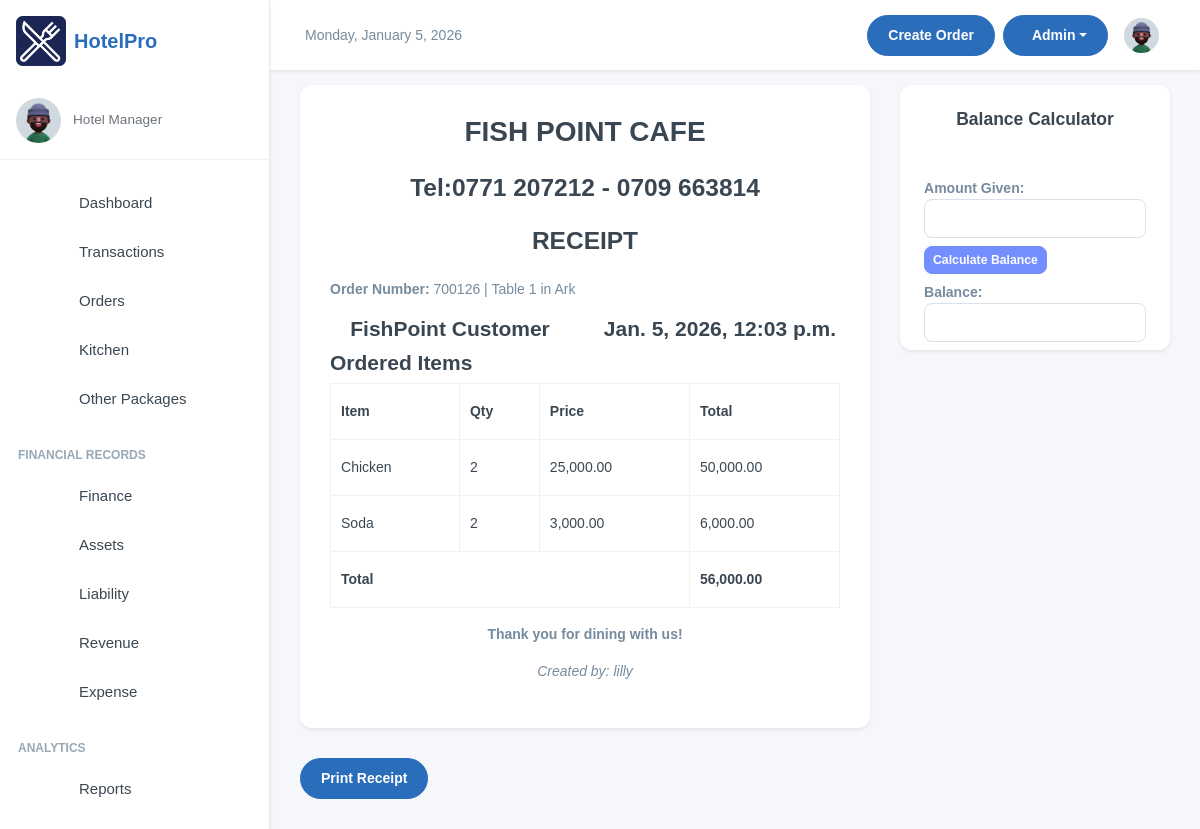
/manager/orders_transactions/8/ (signed in), run on the app's committed database.
### inventory/models.py (models this page shows, shortened)
class OrderTransaction(models.Model):
    pay_mode = (
        ("NO PAYMENT", "NO PAYMENT"),
        ("CASH", "CASH"),
        ("MOMO PAY", "MOMO PAY"),
        ("AIRTEL PAY", "AIRTEL PAY"),
        ("BANK CARD", "BANK CARD"),
    )
    random_id = models.CharField(max_length=6, unique=True, editable=False, default=generate_random_id)
    customer_name = models.CharField(max_length=255, blank=True, null=True, default="FishPoint Customer")
    served_by = models.CharField(
        max_length=255, blank=True, null=True, default="Waitress")
    dining_area = models.ForeignKey(DiningArea, on_delete=models.SET_NULL, null=True, blank=True)
    table = models.ForeignKey(Table, on_delete=models.SET_NULL, null=True, blank=True )
    special_notes = models.TextField(default="Null")
    created = models.DateTimeField(default=now, blank=True, null=True)
    payment_mode = models.CharField(default="NO PAYMENT", max_length=50, choices=pay_mode)
    transaction_id = models.CharField(blank=True, null=True, max_length=100)
    created_by = models.ForeignKey(User, on_delete=models.SET_NULL, null=True, blank=True)
    updated = models.DateField(auto_now=True, blank=True, null=True)
    class Meta:
        ordering = ['-created']

class Table(models.Model):
    table_number = models.IntegerField()
    dining_area = models.ForeignKey(DiningArea, on_delete=models.CASCADE, related_name='tables')
    capacity = models.IntegerField()  # Number of seats at the table
    is_available = models.BooleanField(default=True)
    def __str__(self):
        return f"Table {self.table_number} in {self.dining_area.name}"

class DiningArea(models.Model):
    name = models.CharField(max_length=255)
    description = models.TextField(blank=True, null=True)

class OrderItem(models.Model):
    ORDER_TYPE_CHOICES = [
        ('Dine-In', 'Dine-In'),
        ('Take-Away', 'Take-Away'),
    ]
    SPECIAL_NOTES_CHOICES = [
        ('strongly spiced', 'strongly spiced'),
        ('midly spiced', 'midly spiced'),
       ( 'chips' , 'chips'),
       ('rice','rice'),
        ('posho', 'posho'),
       ( 'rice_posho','rice_posho' ),
        ('chips_rice', 'chips_rice'),
       ( 'rice_posho', 'rice_posho'),
        ('chips_posho', 'chips_posho')
    ]
    order = models.ForeignKey(OrderTransaction, on_delete=models.CASCADE, related_name='order_items')
    menu_item = models.ForeignKey(MenuItem, on_delete=models.CASCADE, null=True, blank=True)
    order_date = models.DateTimeField(default=now)
    customer_name = models.CharField(max_length=255, blank=True, null=True, default="FishPoint Customer")
    dining_area = models.ForeignKey(DiningArea, on_delete=models.SET_NULL, null=True, blank=True)
    table = models.ForeignKey(Table, on_delete=models.SET_NULL, null=True, blank=True)
    total_price =  models.DecimalField(max_digits=10, decimal_places=2, default=Decimal('0.00'))
    quantity = models.IntegerField(blank=True, null=True)
    status = models.CharField(
        max_length=50, default='Pending',
        choices=[('Pending', 'Pending'), ('Preparing', 'Preparing'), ('Cooked', 'Completed'), ('Served', 'Served'), ('Cancelled', 'Cancelled')]
    )
    special_notes = models.CharField(
        default="nothing",
        max_length=50, blank=True, null=True,
        choices=SPECIAL_NOTES_CHOICES
        )
    order_type = models.CharField(
        max_length=10,
        choices=ORDER_TYPE_CHOICES,
        default='Dine-In'
    )
    updated = models.DateField(auto_now=True, blank=True, null=True)
    class Meta:
        verbose_name = 'Order Item'
        verbose_name_plural = 'Order Items'
        ordering = ['-order_date']

class MenuItem(models.Model):
    category = models.ForeignKey(Category, on_delete=models.CASCADE, related_name="menu_items")
    name = models.CharField(max_length=100)
    description = models.TextField()
    price = models.DecimalField(max_digits=10, decimal_places=2, default=Decimal('0.00'))
    is_available = models.BooleanField(default=True)
    image_url = models.ImageField(blank=True, null=True, upload_to="menu_items")

### inventory/views.py (the view)
# urls.py: path('orders_transactions/<str:id>/', views.getOrderTransaction, name='get_orderTransaction'),
@login_required(login_url="/user/login/")
def getOrderTransaction(request, id):
    order = get_object_or_404(OrderTransaction, id=id)
    settings = Setting.objects.first()
    order_items = OrderItem.objects.filter(order=order)
    total_price = sum(item.total_price for item in order_items)
    context = {
        'order': order,
        'order_items': order_items,
        'total_price': total_price,
        'setting': settings  # Adding settings to context
    }
    return render(request, "getordertransactions.html", context)

### inventory/templates/getordertransactions.html (shortened to what this page needs)
{% extends 'base.html' %}
{% load humanize %}
{% block content %}
<div class="">
    <div class="card-body">
        <div class="row">
            <div id="receipt" class="col-md-8 mx-auto">
                <div class="card">
                    <div class="card-body">
                        <div>
                            <h2 class="text-center mb-4">FISH POINT CAFE</h2>
                            <h3 class="text-center mb-4">Tel:0771 207212 - 0709 663814</h3>
                        </div>
                        <h3 class="text-center mb-4">RECEIPT</h3>
                        <p><strong>Order Number:</strong> {{ order.random_id }} | {{ order.table }}</p>
                        <div class="row">
                            <div class="col-6">
                                <h4 class="text-center">{{ order.customer_name }}</h4>
                            </div>
                            <div class="col-6 ">
                                <h4 class="text-center">{{ order.created }}</h4>
                            </div>
                        </div>
                        <h4>Ordered Items</h4>
                        <table class="table table-bordered">
                            <thead>
                                <tr>
                                    <th>Item</th>
                                    <th>Qty</th>
                                    <th>Price</th>
                                    <th>Total</th>
                                </tr>
                            </thead>
                            <tbody>
                                {% for item in order_items %}
                                <tr>
                                    <td>{{ item.menu_item.name }}</td>
                                    <td>{{ item.quantity }}</td>
                                    <td>{{ item.menu_item.price|intcomma }}</td>
                                    <td>{{ item.total_price|intcomma }}</td>
                                </tr>
                                {% endfor %}
                                <tr>
                                    <td colspan="3" class="text-right"><strong>Total</strong></td>
                                    <td><strong>{{ total_price|intcomma }}</strong></td>
                                </tr>
                            </tbody>
                        </table>
                        <div class="text-center">
                            <p><strong>Thank you for dining with us!</strong></p>
                            <p><em>Created by: {{ order.created_by.username }}</em></p>
                        </div>
                    </div>
                </div>
                <div class="row mt-3">
                    <div class="col-auto">
                        <button onclick="printReceiptDiv()" class="btn btn-primary no-print">Print Receipt</button>
                    </div>
                </div>
            </div>
            <div class="col-md-4">
                <div class="card">
                    <h5 class="text-center my-4">Balance Calculator</h5>
                    <div class="mx-4">
                        <div class="mt-4">
                            <label class="fw-bold" for="amountGiven">Amount Given:</label>
                            <input type="number" id="amountGiven" class="form-control">
                        </div>
                        <div class="mt-2">
                            <button type="button" class="btn btn-sm btn-primary" onclick="calculateBalance()" disabled>
                                Calculate Balance
                            </button>
                        </div>
                        <div class="my-2">
                            <label class="fw-bold" for="balance">Balance:</label>
                            <input type="text" id="balance" class="form-control" readonly>
                        </div>
                    </div>
                </div>
            </div>
        </div>
    </div>
</div>
{% endblock content %}

### templates/base.html (style rules this page uses)
:root { --primary-color: #2A6EBB; --secondary-color: #F8F9FA; --accent-color: #FFD700; --text-color: #333333; --success-color: #28a745; --danger-color: #dc3545; --warning-color: #ffc107; --info-color: #17a2b8; }
body { font-family: 'Poppins', sans-serif; background-color: #f5f7fa; }
.btn-primary { background-color: var(--primary-color); border-color: var(--primary-color); }
.card { border-radius: 0.75rem; border: none; box-shadow: 0 0.125rem 0.25rem rgba(0, 0, 0, 0.075); transition: transform 0.2s ease-in-out, box-shadow 0.2s ease-in-out; }

### data on the page
OrderTransaction: random_id "700126", table "Table 1 in Ark", customer_name "FishPoint Customer", created "Jan. 5, 2026, 12:03 p.m.", created_by.username "lilly"
OrderItem: menu_item.name "Chicken", quantity "2", menu_item.price "25,000.00", total_price "50,000.00"
OrderItem: menu_item.name "Soda", quantity "2", menu_item.price "3,000.00", total_price "6,000.00"

### other printed values
{{ total_price|intcomma }} "56,000.00"
